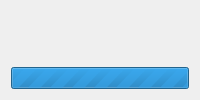
<?xml version="1.0" encoding="UTF-8"?>
<ui version="4.0">
 <class>progressDialog</class>
 <widget class="QDialog" name="progressDialog">
  <property name="windowTitle">
   <string>进度</string>
  </property>
  <property name="windowIcon">
   <iconset resource="../res/resource.qrc">
    <normaloff>:/LDDC/img/icon/logo.png</normaloff>:/LDDC/img/icon/logo.png</iconset>
  </property>
  <property name="modal">
   <bool>false</bool>
  </property>
  <layout class="QVBoxLayout" name="verticalLayout">
   <item>
    <widget class="QLabel" name="label">
     <property name="text">
      <string notr="true"/>
     </property>
    </widget>
   </item>
   <item>
    <widget class="QProgressBar" name="progressBar">
     <property name="maximum">
      <number>0</number>
     </property>
     <property name="format">
      <string notr="true">%v/%m %p%</string>
     </property>
    </widget>
   </item>
  </layout>
 </widget>
 <resources>
  <include location="../res/resource.qrc"/>
 </resources>
 <connections/>
</ui>
